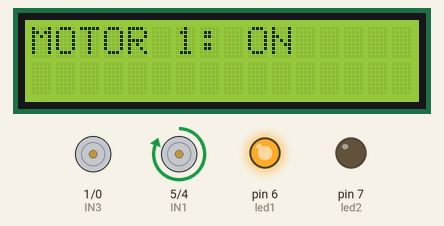
The sketch below on a simulated Arduino Uno, built with avr-gcc and run on an emulated ATmega328P. Parts: 16×2 character LCD, motor-driver pin pairs drawn as motors (green arrow = first pin HIGH = forward, orange = second pin HIGH = backward, longer = more drive), output pins drawn as LEDs (lit = HIGH).

Above: at 0.1 s.
At 3.1 s:
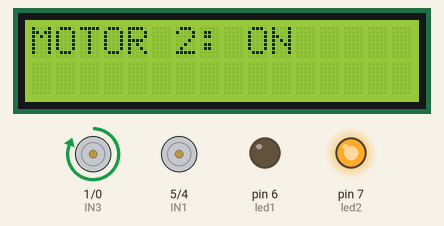
Timing chart, 0 to 130.0 s (numbered marks = the images above):
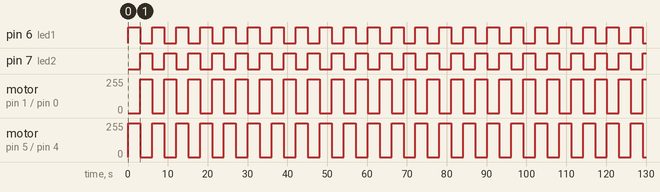

Measured:
- by itself, pin 6 (led1), pin 7 (led2): alternates HIGH for 3.0 s and LOW for 3.0 s
- by itself, motor on pin 1 (IN3) / pin 0 (IN4), motor on pin 5 (IN1) / pin 4 (IN2): alternates forward 255/255 for 3.0 s and stopped for 3.0 s

The sketch:

motor.ino
```cpp
#include <LiquidCrystal.h>
LiquidCrystal lcd(A5, A4, A3, A2, A1, A0);
int IN1 = 5, IN2 = 4;
int IN3 = 1, IN4 = 0;
int led1 = 6, led2 = 7;

void setup() {
  // put your setup code here, to run once:
  lcd.begin(16, 2);
  pinMode(IN1, OUTPUT);
  pinMode(IN2, OUTPUT);
  pinMode(IN3, OUTPUT);
  pinMode(IN4, OUTPUT);
  pinMode(led1, OUTPUT);
  pinMode(led2, OUTPUT);
}

void loop() {
  // put your main code here, to run repeatedly:
  digitalWrite(IN1, HIGH);        //TURN ON MOTOR 1
  digitalWrite(IN2, LOW);

  digitalWrite(IN3, LOW);        //TURN OFF MOTOR 2
  digitalWrite(IN4, LOW);

  digitalWrite(led1, 1);
  digitalWrite(led2, 0);

  lcd.print("MOTOR 1: ON");

  delay(3000);
  lcd.clear();

  digitalWrite(IN3, HIGH);        //TURN ON MOTOR 2
  digitalWrite(IN4, LOW);

  digitalWrite(IN1, LOW);         //TURN OFF MOTOR 1
  digitalWrite(IN2, LOW);

  digitalWrite(led1, 0);
  digitalWrite(led2, 1);

  lcd.print("MOTOR 2: ON");
  delay(3000);

  lcd.clear();
}
```
